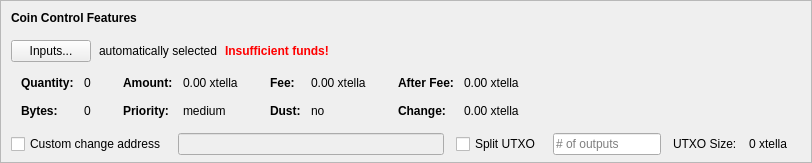
    <widget class="QFrame" name="frameCoinControl">
     <property name="sizePolicy">
      <sizepolicy hsizetype="Expanding" vsizetype="Expanding">
       <horstretch>0</horstretch>
       <verstretch>0</verstretch>
      </sizepolicy>
     </property>
     <property name="maximumSize">
      <size>
       <width>16777215</width>
       <height>16777215</height>
      </size>
     </property>
     <property name="frameShape">
      <enum>QFrame::StyledPanel</enum>
     </property>
     <property name="frameShadow">
      <enum>QFrame::Sunken</enum>
     </property>
     <layout class="QVBoxLayout" name="verticalLayoutCoinControl2">
      <property name="spacing">
       <number>0</number>
      </property>
      <property name="leftMargin">
       <number>0</number>
      </property>
      <property name="topMargin">
       <number>0</number>
      </property>
      <property name="rightMargin">
       <number>0</number>
      </property>
      <property name="bottomMargin">
       <number>6</number>
      </property>
      <item>
       <layout class="QVBoxLayout" name="verticalLayoutCoinControl" stretch="0,0,0,0,1">
        <property name="spacing">
         <number>0</number>
        </property>
        <property name="leftMargin">
         <number>10</number>
        </property>
        <property name="topMargin">
         <number>10</number>
        </property>
        <item>
         <layout class="QHBoxLayout" name="horizontalLayoutCoinControl1">
          <property name="bottomMargin">
           <number>15</number>
          </property>
          <item>
           <widget class="QLabel" name="labelCoinControlFeatures">
            <property name="sizePolicy">
             <sizepolicy hsizetype="Preferred" vsizetype="Maximum">
              <horstretch>0</horstretch>
              <verstretch>0</verstretch>
             </sizepolicy>
            </property>
            <property name="font">
             <font>
              <weight>75</weight>
              <bold>true</bold>
             </font>
            </property>
            <property name="styleSheet">
             <string notr="true">font-weight:bold;</string>
            </property>
            <property name="text">
             <string>Coin Control Features</string>
            </property>
           </widget>
          </item>
         </layout>
        </item>
        <item>
         <layout class="QHBoxLayout" name="horizontalLayoutCoinControl2" stretch="0,0,0,0">
          <property name="spacing">
           <number>8</number>
          </property>
          <property name="bottomMargin">
           <number>10</number>
          </property>
          <item>
           <widget class="QPushButton" name="pushButtonCoinControl">
            <property name="styleSheet">
             <string notr="true"/>
            </property>
            <property name="text">
             <string>Inputs...</string>
            </property>
            <property name="autoDefault">
             <bool>false</bool>
            </property>
           </widget>
          </item>
          <item>
           <widget class="QLabel" name="labelCoinControlAutomaticallySelected">
            <property name="text">
             <string>automatically selected</string>
            </property>
            <property name="margin">
             <number>5</number>
            </property>
           </widget>
          </item>
          <item>
           <widget class="QLabel" name="labelCoinControlInsuffFunds">
            <property name="font">
             <font>
              <weight>75</weight>
              <bold>true</bold>
             </font>
            </property>
            <property name="styleSheet">
             <string notr="true">color:red;font-weight:bold;</string>
            </property>
            <property name="text">
             <string>Insufficient funds!</string>
            </property>
            <property name="margin">
             <number>5</number>
            </property>
           </widget>
          </item>
          <item>
           <spacer name="horizontalSpacerCoinControl">
            <property name="orientation">
             <enum>Qt::Horizontal</enum>
            </property>
            <property name="sizeHint" stdset="0">
             <size>
              <width>40</width>
              <height>1</height>
             </size>
            </property>
           </spacer>
          </item>
         </layout>
        </item>
        <item>
         <widget class="QWidget" name="widgetCoinControl" native="true">
          <property name="sizePolicy">
           <sizepolicy hsizetype="Preferred" vsizetype="Preferred">
            <horstretch>0</horstretch>
            <verstretch>0</verstretch>
           </sizepolicy>
          </property>
          <property name="minimumSize">
           <size>
            <width>0</width>
            <height>0</height>
           </size>
          </property>
          <property name="styleSheet">
           <string notr="true"/>
          </property>
          <layout class="QHBoxLayout" name="horizontalLayoutCoinControl5">
           <property name="leftMargin">
            <number>0</number>
           </property>
           <property name="topMargin">
            <number>0</number>
           </property>
           <property name="rightMargin">
            <number>0</number>
           </property>
           <property name="bottomMargin">
            <number>0</number>
           </property>
           <item>
            <layout class="QHBoxLayout" name="horizontalLayoutCoinControl3" stretch="0,0,0,1">
             <property name="spacing">
              <number>20</number>
             </property>
             <property name="topMargin">
              <number>0</number>
             </property>
             <property name="bottomMargin">
              <number>10</number>
             </property>
             <item>
              <layout class="QFormLayout" name="formLayoutCoinControl1">
               <property name="horizontalSpacing">
                <number>10</number>
               </property>
               <property name="verticalSpacing">
                <number>14</number>
               </property>
               <property name="leftMargin">
                <number>10</number>
               </property>
               <property name="topMargin">
                <number>4</number>
               </property>
               <property name="rightMargin">
                <number>6</number>
               </property>
               <item row="0" column="0">
                <widget class="QLabel" name="labelCoinControlQuantityText">
                 <property name="font">
                  <font>
                   <weight>75</weight>
                   <bold>true</bold>
                  </font>
                 </property>
                 <property name="text">
                  <string>Quantity:</string>
                 </property>
                 <property name="margin">
                  <number>0</number>
                 </property>
                </widget>
               </item>
               <item row="0" column="1">
                <widget class="QLabel" name="labelCoinControlQuantity">
                 <property name="cursor">
                  <cursorShape>IBeamCursor</cursorShape>
                 </property>
                 <property name="contextMenuPolicy">
                  <enum>Qt::ActionsContextMenu</enum>
                 </property>
                 <property name="text">
                  <string notr="true">0</string>
                 </property>
                 <property name="margin">
                  <number>0</number>
                 </property>
                 <property name="textInteractionFlags">
                  <set>Qt::LinksAccessibleByMouse|Qt::TextSelectableByKeyboard|Qt::TextSelectableByMouse</set>
                 </property>
                </widget>
               </item>
               <item row="1" column="0">
                <widget class="QLabel" name="labelCoinControlBytesText">
                 <property name="font">
                  <font>
                   <weight>75</weight>
                   <bold>true</bold>
                  </font>
                 </property>
                 <property name="text">
                  <string>Bytes:</string>
                 </property>
                </widget>
               </item>
               <item row="1" column="1">
                <widget class="QLabel" name="labelCoinControlBytes">
                 <property name="cursor">
                  <cursorShape>IBeamCursor</cursorShape>
                 </property>
                 <property name="contextMenuPolicy">
                  <enum>Qt::ActionsContextMenu</enum>
                 </property>
                 <property name="text">
                  <string notr="true">0</string>
                 </property>
                 <property name="textInteractionFlags">
                  <set>Qt::LinksAccessibleByMouse|Qt::TextSelectableByKeyboard|Qt::TextSelectableByMouse</set>
                 </property>
                </widget>
               </item>
              </layout>
             </item>
             <item>
              <layout class="QFormLayout" name="formLayoutCoinControl2">
               <property name="horizontalSpacing">
                <number>10</number>
               </property>
               <property name="verticalSpacing">
                <number>14</number>
               </property>
               <property name="leftMargin">
                <number>6</number>
               </property>
               <property name="topMargin">
                <number>4</number>
               </property>
               <property name="rightMargin">
                <number>6</number>
               </property>
               <item row="0" column="0">
                <widget class="QLabel" name="labelCoinControlAmountText">
                 <property name="font">
                  <font>
                   <weight>75</weight>
                   <bold>true</bold>
                  </font>
                 </property>
                 <property name="text">
                  <string>Amount:</string>
                 </property>
                 <property name="margin">
                  <number>0</number>
                 </property>
                </widget>
               </item>
               <item row="0" column="1">
                <widget class="QLabel" name="labelCoinControlAmount">
                 <property name="cursor">
                  <cursorShape>IBeamCursor</cursorShape>
                 </property>
                 <property name="contextMenuPolicy">
                  <enum>Qt::ActionsContextMenu</enum>
                 </property>
                 <property name="text">
                  <string notr="true">0.00 xtella</string>
                 </property>
                 <property name="textInteractionFlags">
                  <set>Qt::LinksAccessibleByMouse|Qt::TextSelectableByKeyboard|Qt::TextSelectableByMouse</set>
                 </property>
                </widget>
               </item>
               <item row="1" column="0">
                <widget class="QLabel" name="labelCoinControlPriorityText">
                 <property name="font">
                  <font>
                   <weight>75</weight>
                   <bold>true</bold>
                  </font>
                 </property>
                 <property name="text">
                  <string>Priority:</string>
                 </property>
                </widget>
               </item>
               <item row="1" column="1">
                <widget class="QLabel" name="labelCoinControlPriority">
                 <property name="cursor">
                  <cursorShape>IBeamCursor</cursorShape>
                 </property>
                 <property name="contextMenuPolicy">
                  <enum>Qt::ActionsContextMenu</enum>
                 </property>
                 <property name="text">
                  <string>medium</string>
                 </property>
                 <property name="textInteractionFlags">
                  <set>Qt::LinksAccessibleByMouse|Qt::TextSelectableByKeyboard|Qt::TextSelectableByMouse</set>
                 </property>
                </widget>
               </item>
              </layout>
             </item>
             <item>
              <layout class="QFormLayout" name="formLayoutCoinControl3">
               <property name="horizontalSpacing">
                <number>10</number>
               </property>
               <property name="verticalSpacing">
                <number>14</number>
               </property>
               <property name="leftMargin">
                <number>6</number>
               </property>
               <property name="topMargin">
                <number>4</number>
               </property>
               <property name="rightMargin">
                <number>6</number>
               </property>
               <item row="0" column="0">
                <widget class="QLabel" name="labelCoinControlFeeText">
                 <property name="font">
                  <font>
                   <weight>75</weight>
                   <bold>true</bold>
                  </font>
                 </property>
                 <property name="text">
                  <string>Fee:</string>
                 </property>
                 <property name="margin">
                  <number>0</number>
                 </property>
                </widget>
               </item>
               <item row="0" column="1">
                <widget class="QLabel" name="labelCoinControlFee">
                 <property name="cursor">
                  <cursorShape>IBeamCursor</cursorShape>
                 </property>
                 <property name="contextMenuPolicy">
                  <enum>Qt::ActionsContextMenu</enum>
                 </property>
                 <property name="text">
                  <string notr="true">0.00 xtella</string>
                 </property>
                 <property name="textInteractionFlags">
                  <set>Qt::LinksAccessibleByMouse|Qt::TextSelectableByKeyboard|Qt::TextSelectableByMouse</set>
                 </property>
                </widget>
               </item>
               <item row="1" column="0">
                <widget class="QLabel" name="labelCoinControlLowOutputText">
                 <property name="font">
                  <font>
                   <weight>75</weight>
                   <bold>true</bold>
                  </font>
                 </property>
                 <property name="text">
                  <string>Dust:</string>
                 </property>
                </widget>
               </item>
               <item row="1" column="1">
                <widget class="QLabel" name="labelCoinControlLowOutput">
                 <property name="cursor">
                  <cursorShape>IBeamCursor</cursorShape>
                 </property>
                 <property name="contextMenuPolicy">
                  <enum>Qt::ActionsContextMenu</enum>
                 </property>
                 <property name="text">
                  <string>no</string>
                 </property>
                 <property name="textInteractionFlags">
                  <set>Qt::LinksAccessibleByMouse|Qt::TextSelectableByKeyboard|Qt::TextSelectableByMouse</set>
                 </property>
                </widget>
               </item>
              </layout>
             </item>
             <item>
              <layout class="QFormLayout" name="formLayoutCoinControl4">
               <property name="horizontalSpacing">
                <number>10</number>
               </property>
               <property name="verticalSpacing">
                <number>14</number>
               </property>
               <property name="leftMargin">
                <number>6</number>
               </property>
               <property name="topMargin">
                <number>4</number>
               </property>
               <property name="rightMargin">
                <number>6</number>
               </property>
               <item row="0" column="0">
                <widget class="QLabel" name="labelCoinControlAfterFeeText">
                 <property name="font">
                  <font>
                   <weight>75</weight>
                   <bold>true</bold>
                  </font>
                 </property>
                 <property name="text">
                  <string>After Fee:</string>
                 </property>
                 <property name="margin">
                  <number>0</number>
                 </property>
                </widget>
               </item>
               <item row="0" column="1">
                <widget class="QLabel" name="labelCoinControlAfterFee">
                 <property name="cursor">
                  <cursorShape>IBeamCursor</cursorShape>
                 </property>
                 <property name="contextMenuPolicy">
                  <enum>Qt::ActionsContextMenu</enum>
                 </property>
                 <property name="text">
                  <string notr="true">0.00 xtella</string>
                 </property>
                 <property name="textInteractionFlags">
                  <set>Qt::LinksAccessibleByMouse|Qt::TextSelectableByKeyboard|Qt::TextSelectableByMouse</set>
                 </property>
                </widget>
               </item>
               <item row="1" column="0">
                <widget class="QLabel" name="labelCoinControlChangeText">
                 <property name="font">
                  <font>
                   <weight>75</weight>
                   <bold>true</bold>
                  </font>
                 </property>
                 <property name="text">
                  <string>Change:</string>
                 </property>
                </widget>
               </item>
               <item row="1" column="1">
                <widget class="QLabel" name="labelCoinControlChange">
                 <property name="cursor">
                  <cursorShape>IBeamCursor</cursorShape>
                 </property>
                 <property name="contextMenuPolicy">
                  <enum>Qt::ActionsContextMenu</enum>
                 </property>
                 <property name="text">
                  <string notr="true">0.00 xtella</string>
                 </property>
                 <property name="textInteractionFlags">
                  <set>Qt::LinksAccessibleByMouse|Qt::TextSelectableByKeyboard|Qt::TextSelectableByMouse</set>
                 </property>
                </widget>
               </item>
              </layout>
             </item>
            </layout>
           </item>
          </layout>
         </widget>
        </item>
        <item>
         <layout class="QHBoxLayout" name="horizontalLayoutCoinControl4" stretch="0,0,0,0,0,0,0">
          <property name="spacing">
           <number>12</number>
          </property>
          <property name="sizeConstraint">
           <enum>QLayout::SetDefaultConstraint</enum>
          </property>
          <property name="topMargin">
           <number>5</number>
          </property>
          <property name="rightMargin">
           <number>5</number>
          </property>
          <item>
           <widget class="QCheckBox" name="checkBoxCoinControlChange">
            <property name="toolTip">
             <string>If this is activated, but the change address is empty or invalid, change will be sent to a newly generated address.</string>
            </property>
            <property name="text">
             <string>Custom change address</string>
            </property>
           </widget>
          </item>
          <item>
           <widget class="QValidatedLineEdit" name="lineEditCoinControlChange">
            <property name="enabled">
             <bool>false</bool>
            </property>
            <property name="sizePolicy">
             <sizepolicy hsizetype="Expanding" vsizetype="Fixed">
              <horstretch>0</horstretch>
              <verstretch>0</verstretch>
             </sizepolicy>
            </property>
           </widget>
          </item>
          <item>
           <widget class="QCheckBox" name="splitBlockCheckBox">
            <property name="text">
             <string>Split UTXO</string>
            </property>
           </widget>
          </item>
          <item>
           <widget class="QLineEdit" name="splitBlockLineEdit">
            <property name="sizePolicy">
             <sizepolicy hsizetype="Fixed" vsizetype="Fixed">
              <horstretch>50</horstretch>
              <verstretch>0</verstretch>
             </sizepolicy>
            </property>
            <property name="placeholderText">
             <string># of outputs</string>
            </property>
           </widget>
          </item>
          <item>
           <widget class="QLabel" name="labelBlockSizeText">
            <property name="text">
             <string>UTXO Size:</string>
            </property>
           </widget>
          </item>
          <item>
           <widget class="QLabel" name="labelBlockSize">
            <property name="text">
             <string>0 xtella</string>
            </property>
           </widget>
          </item>
          <item>
           <widget class="QLabel" name="labelCoinControlChangeLabel">
            <property name="sizePolicy">
             <sizepolicy hsizetype="Preferred" vsizetype="Expanding">
              <horstretch>0</horstretch>
              <verstretch>0</verstretch>
             </sizepolicy>
            </property>
            <property name="minimumSize">
             <size>
              <width>0</width>
              <height>0</height>
             </size>
            </property>
            <property name="text">
             <string/>
            </property>
            <property name="margin">
             <number>3</number>
            </property>
           </widget>
          </item>
         </layout>
        </item>
        <item>
         <spacer name="verticalSpacerCoinControl">
          <property name="orientation">
           <enum>Qt::Vertical</enum>
          </property>
          <property name="sizeHint" stdset="0">
           <size>
            <width>800</width>
            <height>1</height>
           </size>
          </property>
         </spacer>
        </item>
       </layout>
      </item>
     </layout>
    </widget>
